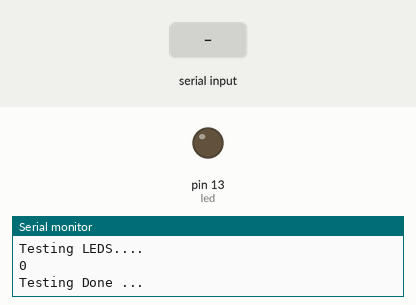
Bench run of a sketch on a simulated Arduino Uno, built with avr-gcc and run on an emulated ATmega328P. On the bench: output pins drawn as LEDs (lit = HIGH), the last lines printed to the serial monitor. The inputs (shaded band) are chosen by the test bench.

Above: at 8.4 s.
8.5 s: "l" received over Serial
At 9.5 s:
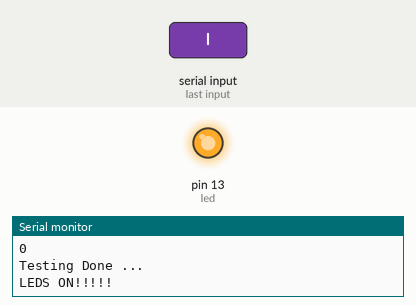
10.0 s: "o" received over Serial
At 10.7 s:
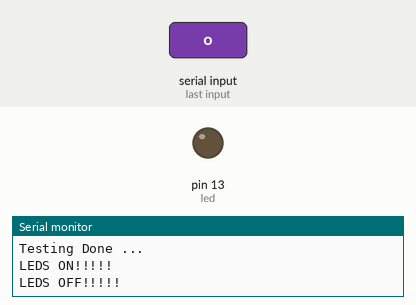
Timing chart, 0 to 13.0 s (numbered marks = the images above; inputs shaded):
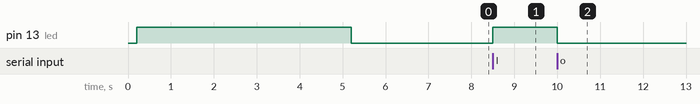

The sketch:

test_lights.ino
```cpp
int led = 13;
int readfromSerial= 0;

void setup(){
  Serial.begin(9600);
  Serial.println("Checking LEDS...");
  pinMode(led, OUTPUT);
  digitalWrite(led,LOW);
  delay(200);
  int ledState = digitalRead(led); //
  Serial.println("Testing LEDS....");
  digitalWrite(led, HIGH);
  Serial.println(ledState); //
  delay(5000);
  digitalWrite(led,LOW);
  delay(2000);
  Serial.println("Testing Done ...");
}

void loop(){
  //Check Serial if available
  if(Serial.available() > 0){
    readfromSerial = Serial.read();

    if( readfromSerial == 'l'){ digitalWrite(led,HIGH);Serial.println("LEDS ON!!!!!");}
    if( readfromSerial == 'o'){ digitalWrite(led,LOW);Serial.println("LEDS OFF!!!!!");}
  }
}
```

Measured:
- after the input at 8.5 s, pin 13 (led): LOW → HIGH at once
- after the input at 10.0 s, pin 13 (led): HIGH → LOW at once
